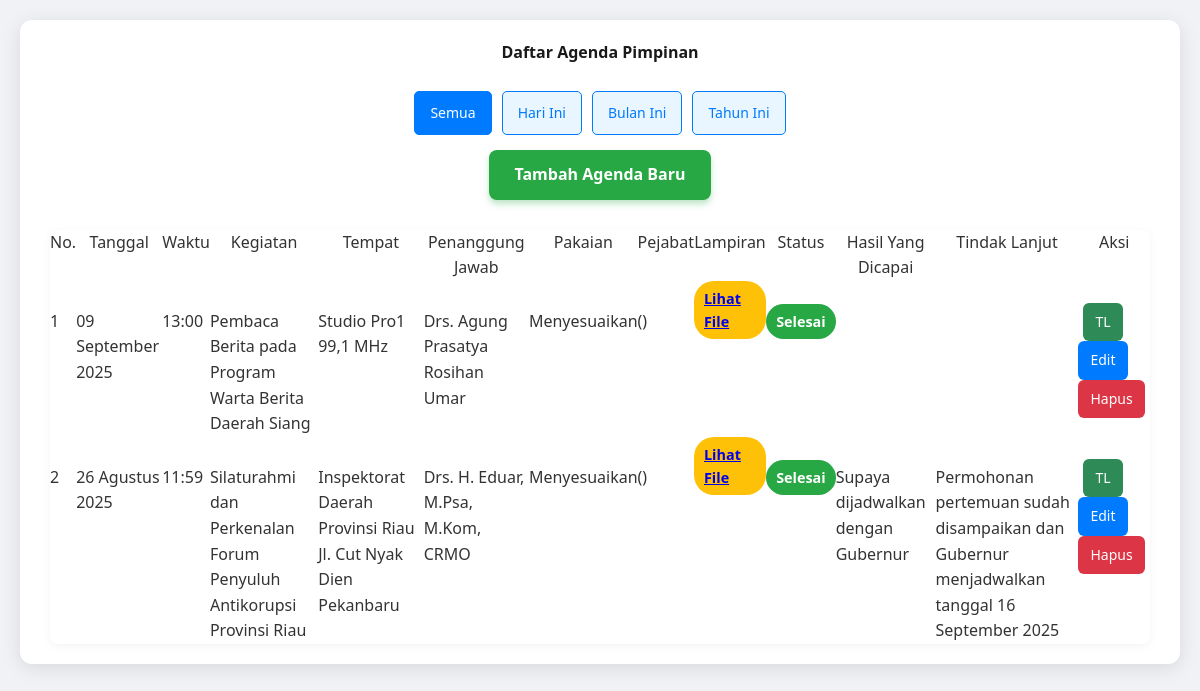
The app's page /, older data.
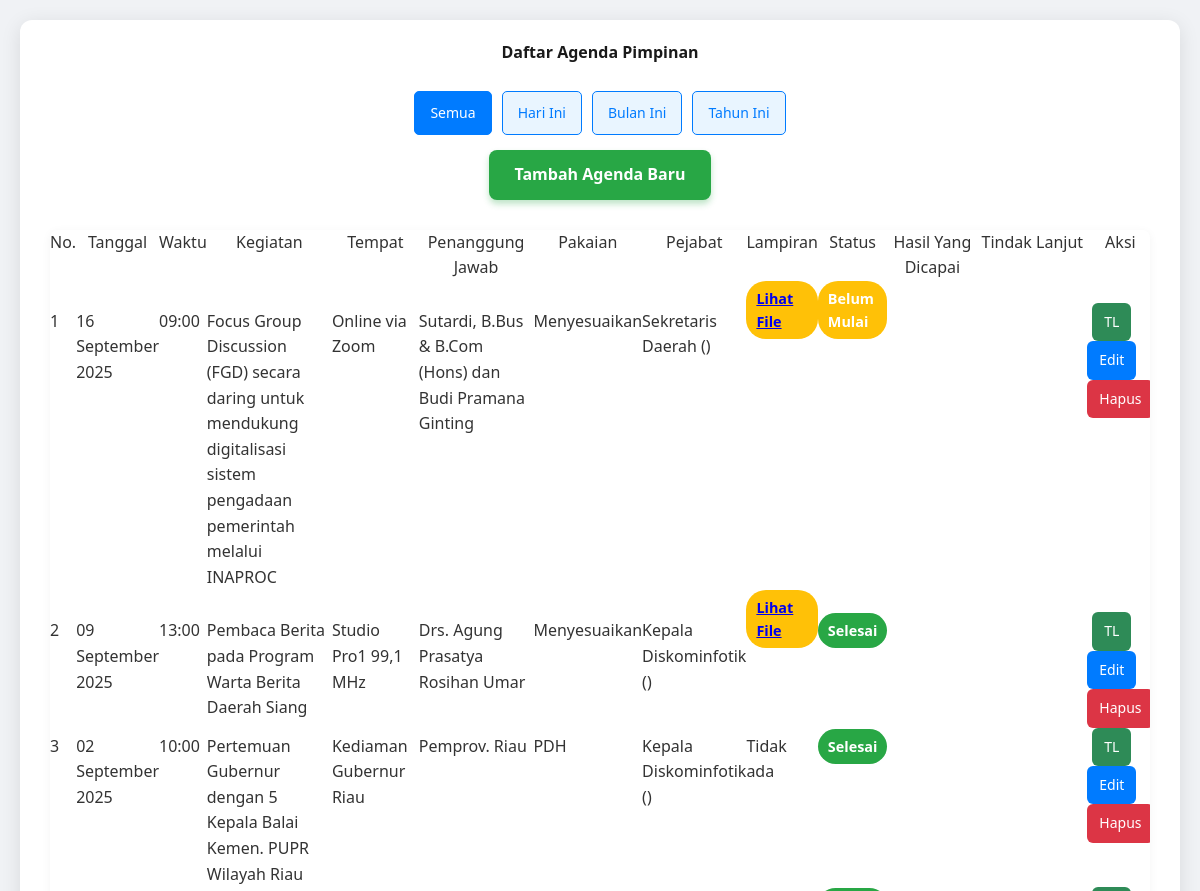
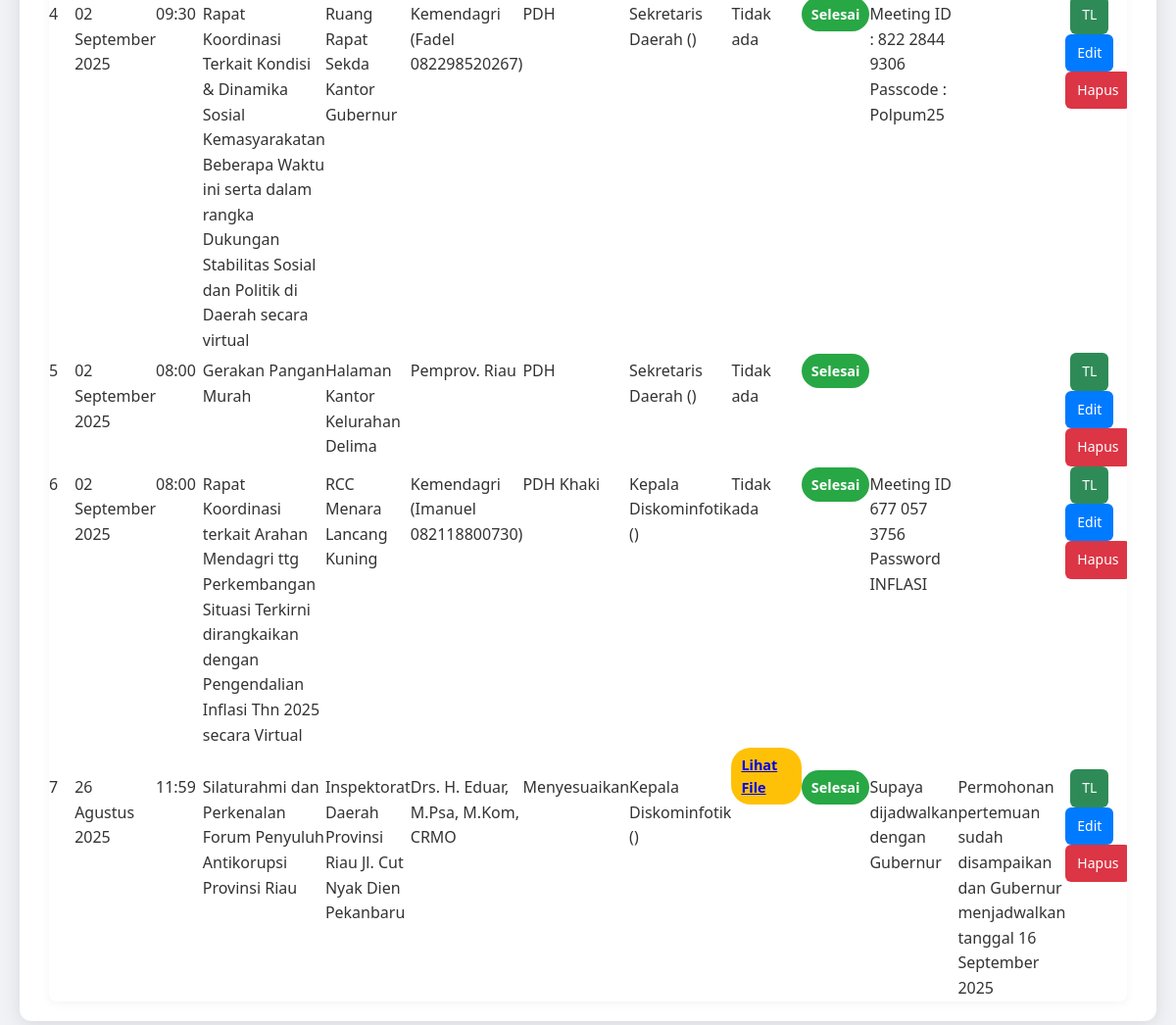
The same page, newer data (2 pictures, top to bottom).
### tables this page shows
CREATE TABLE `tb_agenda` (
  `id_agenda` int(11) NOT NULL,
  `tgl_agenda` date NOT NULL,
  `waktu` time NOT NULL,
  `nama_kegiatan` varchar(3065) NOT NULL,
  `tempat_kegiatan` varchar(3065) NOT NULL,
  `penanggungjawab_kegiatan` varchar(3065) NOT NULL,
  `pakaian_kegiatan` varchar(3065) NOT NULL,
  `pejabat` varchar(3065) NOT NULL,
  `lampiran` text DEFAULT NULL,
  `id_status` int(11) NOT NULL,
  `hasil_agenda` text DEFAULT NULL
);

CREATE TABLE `tb_status` (
  `id_status` int(11) NOT NULL,
  `nama_status` varchar(255) NOT NULL,
  `akronim` varchar(255) NOT NULL
);

CREATE TABLE `tb_tindaklanjut` (
  `id_tindaklanjut` int(11) NOT NULL,
  `tgl_tindaklanjut` datetime NOT NULL,
  `isi_tindaklanjut` text NOT NULL,
  `penindaklanjut` varchar(255) NOT NULL,
  `lampiran` text DEFAULT NULL,
  `id_agenda` int(11) NOT NULL
);

CREATE TABLE `tb_pejabat` (
  `id` int(11) NOT NULL,
  `kode_pejabat` varchar(10) NOT NULL,
  `nama_jabatan` varchar(1024) NOT NULL
);

### index.php (the view, shortened to what this page needs)
<?php
include 'koneksi.php';
$nama_bulan = [
    "Januari",
    "Februari",
    "Maret",
    "April",
    "Mei",
    "Juni",
    "Juli",
    "Agustus",
    "September",
    "Oktober",
    "November",
    "Desember"
];
$where_clause = "";
$filter = $_GET['filter'] ?? 'semua';
$sql = "SELECT
            a.*,
            b.nama_status,
            c.isi_tindaklanjut,
            d.*
        FROM
            tb_agenda AS a
        LEFT JOIN
            tb_status AS b ON a.id_status = b.id_status
        LEFT JOIN
            tb_tindaklanjut AS c ON a.id_agenda = c.id_agenda
        LEFT JOIN
            tb_pejabat AS d ON a.pejabat = d.id
        $where_clause
        ORDER BY
            a.tgl_agenda DESC,
            a.waktu DESC";
$result = $koneksi->query($sql);
?>
<!DOCTYPE html>
<html lang="id">
<head>
    <link rel="stylesheet" href="style.css">
    <link rel="stylesheet" href="https://cdn.datatables.net/2.0.8/css/dataTables.dataTables.min.css">
    <link rel="stylesheet" href="https://cdn.datatables.net/responsive/3.0.0/css/responsive.dataTables.min.css">
</head>
<body>
    <div class="container">
        <h2>Daftar Agenda Pimpinan</h2>
        <div class="action-and-filter-container">
            <div class="filter-buttons">
                <a href="index.php?filter=semua" class="button-filter <?php echo ($filter === 'semua') ? 'active' : ''; ?>">Semua</a>
                <a href="index.php?filter=hari_ini" class="button-filter <?php echo ($filter === 'hari_ini') ? 'active' : ''; ?>">Hari Ini</a>
                <a href="index.php?filter=bulan_ini" class="button-filter <?php echo ($filter === 'bulan_ini') ? 'active' : ''; ?>">Bulan Ini</a>
                <a href="index.php?filter=tahun_ini" class="button-filter <?php echo ($filter === 'tahun_ini') ? 'active' : ''; ?>">Tahun Ini</a>
            </div>
            <a href="tambah.php" class="button-tambah">Tambah Agenda Baru</a>
        </div>
        <div class="table-responsive">
            <table id="agendaTable" class="display responsive" style="width:100%">
                <thead>
                    <tr>
                        <th>No.</th>
                        <th>Tanggal</th>
                        <th>Waktu</th>
                        <th>Kegiatan</th>
                        <th>Tempat</th>
                        <th>Penanggung Jawab</th>
                        <th>Pakaian</th>
                        <th>Pejabat</th>
                        <th>Lampiran</th>
                        <th>Status</th>
                        <th>Hasil Yang Dicapai</th>
                        <th>Tindak Lanjut</th>
                        <th>Aksi</th>
                    </tr>
                </thead>
                <tbody>
                    <?php
                    if ($result && $result->num_rows > 0) {
                        $no = 1;
                        while ($row = $result->fetch_assoc()) {
                            $hasil_dicapai = isset($row['hasil_agenda']) ? $row['hasil_agenda'] : $row['hasil_agenda'];
                            $tanggal_agenda = strtotime($row['tgl_agenda']);
                            $format_tanggal = date('d', $tanggal_agenda) . " " . $nama_bulan[date('n', $tanggal_agenda) - 1] . " " . date('Y', $tanggal_agenda);
                    ?>
                            <tr>
                                <td><?php echo $no++; ?></td>
                                <td><?php echo htmlspecialchars($format_tanggal); ?></td>
                                <td><?php echo htmlspecialchars(date('H:i', strtotime($row['waktu']))); ?></td>
                                <td><?php echo htmlspecialchars($row['nama_kegiatan']); ?></td>
                                <td><?php echo htmlspecialchars($row['tempat_kegiatan']); ?></td>
                                <td><?php echo htmlspecialchars($row['penanggungjawab_kegiatan']); ?></td>
                                <td><?php echo htmlspecialchars($row['pakaian_kegiatan']); ?></td>
                                <td><?php echo htmlspecialchars($row['nama_jabatan'] . ' (' . $row['nama_pejabat'] . ')'); ?></td>
                                <td>
                                    <?php if (!empty($row['lampiran'])): ?>
                                        <span class="status-badge status-belum-mulai">
                                            <a href="uploads/<?php echo htmlspecialchars($row['lampiran']); ?>" target="_blank">Lihat File</a>
                                        </span>
                                    <?php else: ?>
                                        Tidak ada
                                    <?php endif; ?>
                                </td>
                                <td>
                                    <span class="status-badge status-<?php echo strtolower(str_replace(' ', '-', $row['nama_status'])); ?>">
                                        <?php echo htmlspecialchars($row['nama_status']); ?>
                                    </span>
                                </td>
                                <td><?php echo htmlspecialchars($hasil_dicapai); ?></td>
                                <td><?php echo htmlspecialchars($row['isi_tindaklanjut']); ?></td>
                                <td>
                                    <a href="tindaklanjut.php?id=<?php echo htmlspecialchars($row['id_agenda']); ?>" class="button-aksi tindaklanjut">TL</a>
                                    <a href="edit.php?id=<?php echo htmlspecialchars($row['id_agenda']); ?>" class="button-aksi edit">Edit</a>
                                    <a href="hapus.php?id=<?php echo htmlspecialchars($row['id_agenda']); ?>" class="button-aksi hapus" onclick="return confirm('Yakin ingin menghapus data ini?')">Hapus</a>
                                </td>
                            </tr>
                    <?php
                        }
                    } else {
                        echo "<tr colspan='13' style='text-align: center;'>Tidak ada data agenda yang ditemukan.</tr>";
                    }
                    ?>
                </tbody>
            </table>
        </div>
    </div>
</body>
</html>

### style.css (style rules this page uses)
html, body, div, span, applet, object, iframe, h1, h2, h3, h4, h5, h6, p, blockquote, pre, a, abbr, acronym, address, big, cite, code, del, dfn, em, img, ins, kbd, q, s, samp, small, strike, strong, sub, sup, tt, var, b, u, i, center, dl, dt, dd, ol, ul, li, fieldset, form, label, legend, table, caption, tbody, tfoot, thead, tr, th, td, article, aside, canvas, details, embed, figure, figcaption, footer, header, hgroup, menu, nav, output, ruby, section, summary, time, mark, audio, video { margin: 0; padding: 0; border: 0; font-size: 100%; font: inherit; vertical-align: baseline; }
body { line-height: 1; }
table { border-collapse: collapse; border-spacing: 0; }
body { font-family: 'Segoe UI', Arial, sans-serif; background-color: #f0f2f5; margin: 0; padding: 20px; color: #333; line-height: 1.6; }
.container { max-width: 1800px; margin: auto; background-color: #fff; padding: 20px 30px; border-radius: 12px; box-shadow: 0 4px 20px rgba(0, 0, 0, 0.1); }
h2 { text-align: center; color: #1a1a1a; font-weight: 600; margin-bottom: 25px; }
.action-and-filter-container { display: flex; flex-direction: column; align-items: center; gap: 15px; margin-bottom: 30px; }
.filter-buttons { display: flex; justify-content: center; gap: 10px; flex-wrap: wrap; }
.button-tambah { display: inline-block; background-color: #28a745; color: white; padding: 12px 25px; text-decoration: none; border-radius: 8px; transition: background-color 0.3s ease, transform 0.2s ease; font-weight: 600; font-size: 1em; box-shadow: 0 4px 6px rgba(40, 167, 69, 0.3); border: none; cursor: pointer; }
.button-filter { display: inline-block; padding: 10px 15px; text-decoration: none; color: #007bff; background-color: #e9f5ff; border: 1px solid #007bff; border-radius: 5px; transition: all 0.3s ease; font-size: 14px; font-weight: 500; }
.button-filter:hover, .button-filter.active { background-color: #007bff; color: white; }
.table-responsive { display: block; width: 100%; overflow-x: auto; -webkit-overflow-scrolling: touch; border-radius: 8px; box-shadow: 0 2px 10px rgba(0, 0, 0, 0.05); }
.status-badge { display: inline-block; padding: 6px 10px; border-radius: 20px; font-weight: bold; color: white; font-size: 0.9em; }
.status-belum-mulai { background-color: #ffc107; }
.status-selesai { background-color: #28a745; }
.button-aksi { padding: 8px 12px; text-decoration: none; border-radius: 6px; color: white; font-size: 14px; transition: background-color 0.3s ease; display: inline-block; }
.button-aksi.edit { background-color: #007bff; margin-right: 5px; }
.button-aksi.hapus { background-color: #dc3545; }
.button-aksi.tindaklanjut { background-color: #2e8b57; margin-left: 5px; }

Row changes from the older to the newer data that the page shows:
added tb_agenda: tgl_agenda "16 September 2025", waktu "09:00", nama_kegiatan "Focus Group Discussion (FGD) secara daring untuk mendukung digitalisasi sistem pengadaan pemerintah melalui INAPROC", tempat_kegiatan "Online via Zoom", penanggungjawab_kegiatan "Sutardi, B.Bus & B.Com (Hons) dan Budi Pramana Ginting", pakaian_kegiatan "Menyesuaikan", tb_pejabat.nama_jabatan+nama_pejabat "Sekretaris Daerah ()", id_status.nama_status "Belum Mulai"
changed tb_agenda "09 September 2025": tb_pejabat.nama_jabatan+nama_pejabat "()" → "Kepala Diskominfotik ()"
added tb_agenda: tgl_agenda "02 September 2025", waktu "10:00", nama_kegiatan "Pertemuan Gubernur dengan 5 Kepala Balai Kemen. PUPR Wilayah Riau", tempat_kegiatan "Kediaman Gubernur Riau", penanggungjawab_kegiatan "Pemprov. Riau", pakaian_kegiatan "PDH", tb_pejabat.nama_jabatan+nama_pejabat "Kepala Diskominfotik ()", lampiran "Tidak ada", id_status.nama_status "Selesai"
added tb_agenda: tgl_agenda "02 September 2025", waktu "09:30", nama_kegiatan "Rapat Koordinasi Terkait Kondisi & Dinamika Sosial Kemasyarakatan Beberapa Waktu ini serta dalam rangka Dukungan Stabilitas Sosial dan Politik di Daerah secara virtual", tempat_kegiatan "Ruang Rapat Sekda Kantor Gubernur", penanggungjawab_kegiatan "Kemendagri (Fadel 082298520267)", pakaian_kegiatan "PDH", tb_pejabat.nama_jabatan+nama_pejabat "Sekretaris Daerah ()", lampiran "Tidak ada", id_status.nama_status "Selesai", hasil_agenda "Meeting ID : 822 2844 9306 Passcode : Polpum25"
added tb_agenda: tgl_agenda "02 September 2025", waktu "08:00", nama_kegiatan "Gerakan Pangan Murah", tempat_kegiatan "Halaman Kantor Kelurahan Delima", penanggungjawab_kegiatan "Pemprov. Riau", pakaian_kegiatan "PDH", tb_pejabat.nama_jabatan+nama_pejabat "Sekretaris Daerah ()", lampiran "Tidak ada", id_status.nama_status "Selesai"
added tb_agenda: tgl_agenda "02 September 2025", waktu "08:00", nama_kegiatan "Rapat Koordinasi terkait Arahan Mendagri ttg Perkembangan Situasi Terkirni dirangkaikan dengan Pengendalian Inflasi Thn 2025 secara Virtual", tempat_kegiatan "RCC Menara Lancang Kuning", penanggungjawab_kegiatan "Kemendagri (Imanuel 082118800730)", pakaian_kegiatan "PDH Khaki", tb_pejabat.nama_jabatan+nama_pejabat "Kepala Diskominfotik ()", lampiran "Tidak ada", id_status.nama_status "Selesai", hasil_agenda "Meeting ID 677 057 3756 Password INFLASI"
changed tb_agenda "26 Agustus 2025": tb_pejabat.nama_jabatan+nama_pejabat "()" → "Kepala Diskominfotik ()"
